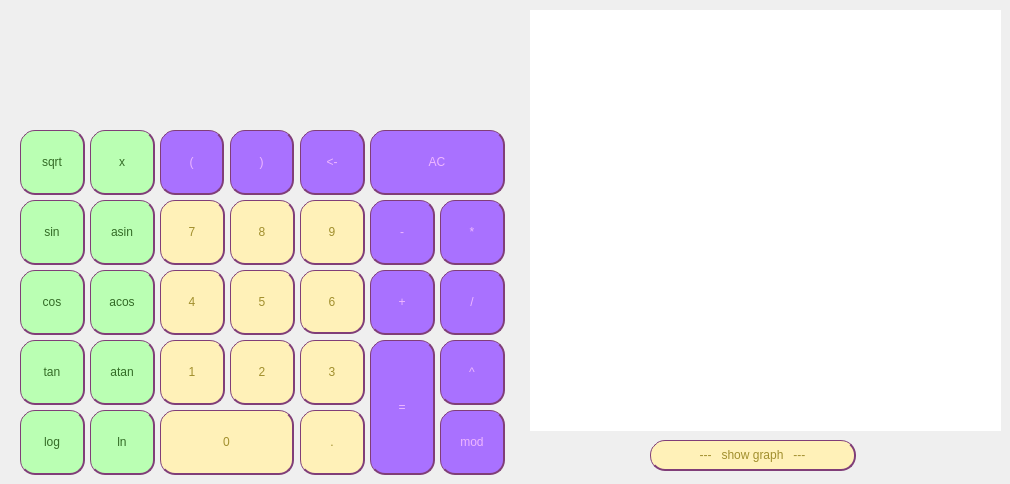
    <widget class="QWidget" name="tab">
     <attribute name="title">
      <string> calculator </string>
     </attribute>
     <widget class="QPushButton" name="pushButton_acos">
      <property name="geometry">
       <rect>
        <x>90</x>
        <y>270</y>
        <width>65</width>
        <height>65</height>
       </rect>
      </property>
      <property name="styleSheet">
       <string notr="true">QPushButton {
	background-color: rgb(186, 255, 179);
	font: 700 18pt &quot;Apple SD Gothic Neo&quot;;
	border: 1px solid rgb(128, 62, 120);
	border-bottom: 2px solid rgb(128, 62, 120);
	border-right: 2px solid rgb(128, 62, 120);
	border-radius: 15px;
	color: rgb(51, 107, 38);
}

QPushButton:hover{
	background-color: #a1de9b;
}

QPushButton:pressed {
	background-color:qlineargradient(spread:pad, x1:1, y1:0.529, x2:0.995025, y2:0.0230455, stop:0 rgba(26, 137, 62, 255), stop:1 rgba(201, 255, 180, 255));
}</string>
      </property>
      <property name="text">
       <string>acos</string>
      </property>
     </widget>
     <widget class="QCustomPlot" name="customPlot" native="true">
      <property name="geometry">
       <rect>
        <x>530</x>
        <y>10</y>
        <width>471</width>
        <height>421</height>
       </rect>
      </property>
      <property name="styleSheet">
       <string notr="true">background-color: white;
</string>
      </property>
     </widget>
     <widget class="QPushButton" name="pushButton_7">
      <property name="geometry">
       <rect>
        <x>160</x>
        <y>200</y>
        <width>65</width>
        <height>65</height>
       </rect>
      </property>
      <property name="styleSheet">
       <string notr="true">QPushButton {
	background-color: rgb(255, 241, 184);
	font: 700 18pt &quot;Apple SD Gothic Neo&quot;;
	border: 1px solid rgb(128, 62, 120);
	border-bottom: 2px solid rgb(128, 62, 120);
	border-right: 2px solid rgb(128, 62, 120);
	border-radius: 15px;
	color: rgb(161, 143, 45);
}

QPushButton:hover{
	background-color:#ded2a0;
}

QPushButton:pressed {
	background-color:qlineargradient(spread:pad, x1:1, y1:0.631, x2:1, y2:0, stop:0 rgba(186, 168, 0, 255), stop:1 rgba(255, 243, 169, 255));
}
</string>
      </property>
      <property name="text">
       <string>7</string>
      </property>
     </widget>
     <widget class="QPushButton" name="pushButton_show_graph">
      <property name="geometry">
       <rect>
        <x>650</x>
        <y>440</y>
        <width>206</width>
        <height>31</height>
       </rect>
      </property>
      <property name="styleSheet">
       <string notr="true">QPushButton {
	background-color: rgb(255, 241, 184);
	font: 700 18pt &quot;Apple SD Gothic Neo&quot;;
	border: 1px solid rgb(128, 62, 120);
	border-bottom: 2px solid rgb(128, 62, 120);
	border-right: 2px solid rgb(128, 62, 120);
	border-radius: 15px;
	color: rgb(161, 143, 45);
}

QPushButton:hover{
	background-color:#ded2a0;
}

QPushButton:pressed {
	background-color:qlineargradient(spread:pad, x1:1, y1:0.631, x2:1, y2:0, stop:0 rgba(186, 168, 0, 255), stop:1 rgba(255, 243, 169, 255));
}
</string>
      </property>
      <property name="text">
       <string>---   show graph   ---</string>
      </property>
     </widget>
     <widget class="QPushButton" name="pushButton_2">
      <property name="geometry">
       <rect>
        <x>230</x>
        <y>340</y>
        <width>65</width>
        <height>65</height>
       </rect>
      </property>
      <property name="styleSheet">
       <string notr="true">QPushButton {
	background-color: rgb(255, 241, 184);
	font: 700 18pt &quot;Apple SD Gothic Neo&quot;;
	border: 1px solid rgb(128, 62, 120);
	border-bottom: 2px solid rgb(128, 62, 120);
	border-right: 2px solid rgb(128, 62, 120);
	border-radius: 15px;
	color: rgb(161, 143, 45);
}

QPushButton:hover{
	background-color:#ded2a0;
}

QPushButton:pressed {
	background-color:qlineargradient(spread:pad, x1:1, y1:0.631, x2:1, y2:0, stop:0 rgba(186, 168, 0, 255), stop:1 rgba(255, 243, 169, 255));
}
</string>
      </property>
      <property name="text">
       <string>2</string>
      </property>
     </widget>
     <widget class="QPushButton" name="pushButton_mod">
      <property name="geometry">
       <rect>
        <x>440</x>
        <y>410</y>
        <width>65</width>
        <height>65</height>
       </rect>
      </property>
      <property name="styleSheet">
       <string notr="true">QPushButton {
	background-color: rgb(169, 113, 255);
	color: rgb(238, 183, 255);
	font: 700 18pt &quot;Apple SD Gothic Neo&quot;;
	border: 1px solid rgb(128, 62, 120);
	border-bottom: 2px solid rgb(128, 62, 120);
	border-right: 2px solid rgb(128, 62, 120);
	border-radius: 15px;
	
}

QPushButton:hover{
	background-color:rgb(148, 106, 219);
}

QPushButton:pressed {
	background-color:qlineargradient(spread:pad, x1:0.9801, y1:0.585227, x2:0.9801, y2:0, stop:0 rgba(112, 75, 180, 255), stop:1 rgba(187, 150, 255, 255));
}</string>
      </property>
      <property name="text">
       <string>mod</string>
      </property>
     </widget>
     <widget class="QPushButton" name="pushButton_ln">
      <property name="geometry">
       <rect>
        <x>90</x>
        <y>410</y>
        <width>65</width>
        <height>65</height>
       </rect>
      </property>
      <property name="styleSheet">
       <string notr="true">QPushButton {
	background-color: rgb(186, 255, 179);
	font: 700 18pt &quot;Apple SD Gothic Neo&quot;;
	border: 1px solid rgb(128, 62, 120);
	border-bottom: 2px solid rgb(128, 62, 120);
	border-right: 2px solid rgb(128, 62, 120);
	border-radius: 15px;
	color: rgb(51, 107, 38);
}

QPushButton:hover{
	background-color: #a1de9b;
}

QPushButton:pressed {
	background-color:qlineargradient(spread:pad, x1:1, y1:0.529, x2:0.995025, y2:0.0230455, stop:0 rgba(26, 137, 62, 255), stop:1 rgba(201, 255, 180, 255));
}</string>
      </property>
      <property name="text">
       <string>ln</string>
      </property>
     </widget>
     <widget class="QPushButton" name="pushButton_sqrt">
      <property name="geometry">
       <rect>
        <x>20</x>
        <y>130</y>
        <width>65</width>
        <height>65</height>
       </rect>
      </property>
      <property name="styleSheet">
       <string notr="true">QPushButton {
	background-color: rgb(186, 255, 179);
	font: 700 18pt &quot;Apple SD Gothic Neo&quot;;
	border: 1px solid rgb(128, 62, 120);
	border-bottom: 2px solid rgb(128, 62, 120);
	border-right: 2px solid rgb(128, 62, 120);
	border-radius: 15px;
	color: rgb(51, 107, 38);
}

QPushButton:hover{
	background-color: #a1de9b;
}

QPushButton:pressed {
	background-color:qlineargradient(spread:pad, x1:1, y1:0.529, x2:0.995025, y2:0.0230455, stop:0 rgba(26, 137, 62, 255), stop:1 rgba(201, 255, 180, 255));
}</string>
      </property>
      <property name="text">
       <string>sqrt</string>
      </property>
     </widget>
     <widget class="QPushButton" name="pushButton_1">
      <property name="geometry">
       <rect>
        <x>160</x>
        <y>340</y>
        <width>65</width>
        <height>65</height>
       </rect>
      </property>
      <property name="styleSheet">
       <string notr="true">QPushButton {
	background-color: rgb(255, 241, 184);
	font: 700 18pt &quot;Apple SD Gothic Neo&quot;;
	border: 1px solid rgb(128, 62, 120);
	border-bottom: 2px solid rgb(128, 62, 120);
	border-right: 2px solid rgb(128, 62, 120);
	border-radius: 15px;
	color: rgb(161, 143, 45);
}

QPushButton:hover{
	background-color:#ded2a0;
}

QPushButton:pressed {
	background-color:qlineargradient(spread:pad, x1:1, y1:0.631, x2:1, y2:0, stop:0 rgba(186, 168, 0, 255), stop:1 rgba(255, 243, 169, 255));
}
</string>
      </property>
      <property name="text">
       <string>1</string>
      </property>
     </widget>
     <widget class="QPushButton" name="pushButton_8">
      <property name="geometry">
       <rect>
        <x>230</x>
        <y>200</y>
        <width>65</width>
        <height>65</height>
       </rect>
      </property>
      <property name="styleSheet">
       <string notr="true">QPushButton {
	background-color: rgb(255, 241, 184);
	font: 700 18pt &quot;Apple SD Gothic Neo&quot;;
	border: 1px solid rgb(128, 62, 120);
	border-bottom: 2px solid rgb(128, 62, 120);
	border-right: 2px solid rgb(128, 62, 120);
	border-radius: 15px;
	color: rgb(161, 143, 45);
}

QPushButton:hover{
	background-color:#ded2a0;
}

QPushButton:pressed {
	background-color:qlineargradient(spread:pad, x1:1, y1:0.631, x2:1, y2:0, stop:0 rgba(186, 168, 0, 255), stop:1 rgba(255, 243, 169, 255));
}
</string>
      </property>
      <property name="text">
       <string>8</string>
      </property>
     </widget>
     <widget class="QPushButton" name="pushButton_plus">
      <property name="geometry">
       <rect>
        <x>370</x>
        <y>270</y>
        <width>65</width>
        <height>65</height>
       </rect>
      </property>
      <property name="styleSheet">
       <string notr="true">QPushButton {
	background-color: rgb(169, 113, 255);
	color: rgb(238, 183, 255);
	font: 700 18pt &quot;Apple SD Gothic Neo&quot;;
	border: 1px solid rgb(128, 62, 120);
	border-bottom: 2px solid rgb(128, 62, 120);
	border-right: 2px solid rgb(128, 62, 120);
	border-radius: 15px;
	
}

QPushButton:hover{
	background-color:rgb(148, 106, 219);
}

QPushButton:pressed {
	background-color:qlineargradient(spread:pad, x1:0.9801, y1:0.585227, x2:0.9801, y2:0, stop:0 rgba(112, 75, 180, 255), stop:1 rgba(187, 150, 255, 255));
}</string>
      </property>
      <property name="text">
       <string>+</string>
      </property>
     </widget>
     <widget class="QPushButton" name="pushButton_close_bracket">
      <property name="geometry">
       <rect>
        <x>230</x>
        <y>130</y>
        <width>64</width>
        <height>65</height>
       </rect>
      </property>
      <property name="styleSheet">
       <string notr="true">QPushButton {
	background-color: rgb(169, 113, 255);
	color: rgb(238, 183, 255);
	font: 700 18pt &quot;Apple SD Gothic Neo&quot;;
	border: 1px solid rgb(128, 62, 120);
	border-bottom: 2px solid rgb(128, 62, 120);
	border-right: 2px solid rgb(128, 62, 120);
	border-radius: 15px;
	
}

QPushButton:hover{
	background-color:rgb(148, 106, 219);
}

QPushButton:pressed {
	background-color:qlineargradient(spread:pad, x1:0.9801, y1:0.585227, x2:0.9801, y2:0, stop:0 rgba(112, 75, 180, 255), stop:1 rgba(187, 150, 255, 255));
}</string>
      </property>
      <property name="text">
       <string>)</string>
      </property>
     </widget>
     <widget class="QPushButton" name="pushButton_cos">
      <property name="geometry">
       <rect>
        <x>20</x>
        <y>270</y>
        <width>65</width>
        <height>65</height>
       </rect>
      </property>
      <property name="styleSheet">
       <string notr="true">QPushButton {
	background-color: rgb(186, 255, 179);
	font: 700 18pt &quot;Apple SD Gothic Neo&quot;;
	border: 1px solid rgb(128, 62, 120);
	border-bottom: 2px solid rgb(128, 62, 120);
	border-right: 2px solid rgb(128, 62, 120);
	border-radius: 15px;
	color: rgb(51, 107, 38);
}

QPushButton:hover{
	background-color: #a1de9b;
}

QPushButton:pressed {
	background-color:qlineargradient(spread:pad, x1:1, y1:0.529, x2:0.995025, y2:0.0230455, stop:0 rgba(26, 137, 62, 255), stop:1 rgba(201, 255, 180, 255));
}</string>
      </property>
      <property name="text">
       <string>cos</string>
      </property>
     </widget>
     <widget class="QPushButton" name="pushButton_asin">
      <property name="geometry">
       <rect>
        <x>90</x>
        <y>200</y>
        <width>65</width>
        <height>65</height>
       </rect>
      </property>
      <property name="styleSheet">
       <string notr="true">QPushButton {
	background-color: rgb(186, 255, 179);
	font: 700 18pt &quot;Apple SD Gothic Neo&quot;;
	border: 1px solid rgb(128, 62, 120);
	border-bottom: 2px solid rgb(128, 62, 120);
	border-right: 2px solid rgb(128, 62, 120);
	border-radius: 15px;
	color: rgb(51, 107, 38);
}

QPushButton:hover{
	background-color: #a1de9b;
}

QPushButton:pressed {
	background-color:qlineargradient(spread:pad, x1:1, y1:0.529, x2:0.995025, y2:0.0230455, stop:0 rgba(26, 137, 62, 255), stop:1 rgba(201, 255, 180, 255));
}</string>
      </property>
      <property name="text">
       <string>asin</string>
      </property>
     </widget>
     <widget class="QPushButton" name="pushButton_dot">
      <property name="geometry">
       <rect>
        <x>300</x>
        <y>410</y>
        <width>65</width>
        <height>65</height>
       </rect>
      </property>
      <property name="styleSheet">
       <string notr="true">QPushButton {
	background-color: rgb(255, 241, 184);
	font: 700 18pt &quot;Apple SD Gothic Neo&quot;;
	border: 1px solid rgb(128, 62, 120);
	border-bottom: 2px solid rgb(128, 62, 120);
	border-right: 2px solid rgb(128, 62, 120);
	border-radius: 15px;
	color: rgb(161, 143, 45);
}

QPushButton:hover{
	background-color:#ded2a0;
}

QPushButton:pressed {
	background-color:qlineargradient(spread:pad, x1:1, y1:0.631, x2:1, y2:0, stop:0 rgba(186, 168, 0, 255), stop:1 rgba(255, 243, 169, 255));
}
</string>
      </property>
      <property name="text">
       <string>.</string>
      </property>
     </widget>
     <widget class="QPushButton" name="pushButton_0">
      <property name="geometry">
       <rect>
        <x>160</x>
        <y>410</y>
        <width>134</width>
        <height>65</height>
       </rect>
      </property>
      <property name="styleSheet">
       <string notr="true">QPushButton {
	background-color: rgb(255, 241, 184);
	font: 700 18pt &quot;Apple SD Gothic Neo&quot;;
	border: 1px solid rgb(128, 62, 120);
	border-bottom: 2px solid rgb(128, 62, 120);
	border-right: 2px solid rgb(128, 62, 120);
	border-radius: 15px;
	color: rgb(161, 143, 45);
}

QPushButton:hover{
	background-color:#ded2a0;
}

QPushButton:pressed {
	background-color:qlineargradient(spread:pad, x1:1, y1:0.631, x2:1, y2:0, stop:0 rgba(186, 168, 0, 255), stop:1 rgba(255, 243, 169, 255));
}

</string>
      </property>
      <property name="text">
       <string>0</string>
      </property>
     </widget>
     <widget class="QPushButton" name="pushButton_equal">
      <property name="geometry">
       <rect>
        <x>370</x>
        <y>340</y>
        <width>65</width>
        <height>135</height>
       </rect>
      </property>
      <property name="styleSheet">
       <string notr="true">QPushButton {
	background-color: rgb(169, 113, 255);
	color: rgb(238, 183, 255);
	font: 700 18pt &quot;Apple SD Gothic Neo&quot;;
	border: 1px solid rgb(128, 62, 120);
	border-bottom: 2px solid rgb(128, 62, 120);
	border-right: 2px solid rgb(128, 62, 120);
	border-radius: 15px;
	
}

QPushButton:hover{
	background-color:rgb(148, 106, 219);
}

QPushButton:pressed {
	background-color:qlineargradient(spread:pad, x1:0.9801, y1:0.585227, x2:0.9801, y2:0, stop:0 rgba(112, 75, 180, 255), stop:1 rgba(187, 150, 255, 255));
}</string>
      </property>
      <property name="text">
       <string>=</string>
      </property>
     </widget>
     <widget class="QPushButton" name="pushButton_pow">
      <property name="geometry">
       <rect>
        <x>440</x>
        <y>340</y>
        <width>65</width>
        <height>65</height>
       </rect>
      </property>
      <property name="styleSheet">
       <string notr="true">QPushButton {
	background-color: rgb(169, 113, 255);
	color: rgb(238, 183, 255);
	font: 700 18pt &quot;Apple SD Gothic Neo&quot;;
	border: 1px solid rgb(128, 62, 120);
	border-bottom: 2px solid rgb(128, 62, 120);
	border-right: 2px solid rgb(128, 62, 120);
	border-radius: 15px;
	
}

QPushButton:hover{
	background-color:rgb(148, 106, 219);
}

QPushButton:pressed {
	background-color:qlineargradient(spread:pad, x1:0.9801, y1:0.585227, x2:0.9801, y2:0, stop:0 rgba(112, 75, 180, 255), stop:1 rgba(187, 150, 255, 255));
}</string>
      </property>
      <property name="text">
       <string>^</string>
      </property>
     </widget>
     <widget class="QPushButton" name="pushButton_mul">
      <property name="geometry">
       <rect>
        <x>440</x>
        <y>200</y>
        <width>65</width>
        <height>65</height>
       </rect>
      </property>
      <property name="styleSheet">
       <string notr="true">QPushButton {
	background-color: rgb(169, 113, 255);
	color: rgb(238, 183, 255);
	font: 700 18pt &quot;Apple SD Gothic Neo&quot;;
	border: 1px solid rgb(128, 62, 120);
	border-bottom: 2px solid rgb(128, 62, 120);
	border-right: 2px solid rgb(128, 62, 120);
	border-radius: 15px;
	
}

QPushButton:hover{
	background-color:rgb(148, 106, 219);
}

QPushButton:pressed {
	background-color:qlineargradient(spread:pad, x1:0.9801, y1:0.585227, x2:0.9801, y2:0, stop:0 rgba(112, 75, 180, 255), stop:1 rgba(187, 150, 255, 255));
}</string>
      </property>
      <property name="text">
       <string>*</string>
      </property>
     </widget>
     <widget class="QPushButton" name="pushButton_open_bracket">
      <property name="geometry">
       <rect>
        <x>160</x>
        <y>130</y>
        <width>64</width>
        <height>65</height>
       </rect>
      </property>
      <property name="styleSheet">
       <string notr="true">QPushButton {
	background-color: rgb(169, 113, 255);
	color: rgb(238, 183, 255);
	font: 700 18pt &quot;Apple SD Gothic Neo&quot;;
	border: 1px solid rgb(128, 62, 120);
	border-bottom: 2px solid rgb(128, 62, 120);
	border-right: 2px solid rgb(128, 62, 120);
	border-radius: 15px;
	
}

QPushButton:hover{
	background-color:rgb(148, 106, 219);
}

QPushButton:pressed {
	background-color:qlineargradient(spread:pad, x1:0.9801, y1:0.585227, x2:0.9801, y2:0, stop:0 rgba(112, 75, 180, 255), stop:1 rgba(187, 150, 255, 255));
}</string>
      </property>
      <property name="text">
       <string>(</string>
      </property>
     </widget>
     <widget class="QPushButton" name="pushButton_div">
      <property name="geometry">
       <rect>
        <x>440</x>
        <y>270</y>
        <width>65</width>
        <height>65</height>
       </rect>
      </property>
      <property name="styleSheet">
       <string notr="true">QPushButton {
	background-color: rgb(169, 113, 255);
	color: rgb(238, 183, 255);
	font: 700 18pt &quot;Apple SD Gothic Neo&quot;;
	border: 1px solid rgb(128, 62, 120);
	border-bottom: 2px solid rgb(128, 62, 120);
	border-right: 2px solid rgb(128, 62, 120);
	border-radius: 15px;
	
}

QPushButton:hover{
	background-color:rgb(148, 106, 219);
}

QPushButton:pressed {
	background-color:qlineargradient(spread:pad, x1:0.9801, y1:0.585227, x2:0.9801, y2:0, stop:0 rgba(112, 75, 180, 255), stop:1 rgba(187, 150, 255, 255));
}</string>
      </property>
      <property name="text">
       <string>/</string>
      </property>
     </widget>
     <widget class="QPushButton" name="pushButton_atan">
      <property name="geometry">
       <rect>
        <x>90</x>
        <y>340</y>
        <width>65</width>
        <height>65</height>
       </rect>
      </property>
      <property name="styleSheet">
       <string notr="true">QPushButton {
	background-color: rgb(186, 255, 179);
	font: 700 18pt &quot;Apple SD Gothic Neo&quot;;
	border: 1px solid rgb(128, 62, 120);
	border-bottom: 2px solid rgb(128, 62, 120);
	border-right: 2px solid rgb(128, 62, 120);
	border-radius: 15px;
	color: rgb(51, 107, 38);
}

QPushButton:hover{
	background-color: #a1de9b;
}

QPushButton:pressed {
	background-color:qlineargradient(spread:pad, x1:1, y1:0.529, x2:0.995025, y2:0.0230455, stop:0 rgba(26, 137, 62, 255), stop:1 rgba(201, 255, 180, 255));
}</string>
      </property>
      <property name="text">
       <string>atan</string>
      </property>
     </widget>
     <widget class="QPushButton" name="pushButton_3">
      <property name="geometry">
       <rect>
        <x>300</x>
        <y>340</y>
        <width>65</width>
        <height>65</height>
       </rect>
      </property>
      <property name="styleSheet">
       <string notr="true">QPushButton {
	background-color: rgb(255, 241, 184);
	font: 700 18pt &quot;Apple SD Gothic Neo&quot;;
	border: 1px solid rgb(128, 62, 120);
	border-bottom: 2px solid rgb(128, 62, 120);
	border-right: 2px solid rgb(128, 62, 120);
	border-radius: 15px;
	color: rgb(161, 143, 45);
}

QPushButton:hover{
	background-color:#ded2a0;
}

QPushButton:pressed {
	background-color:qlineargradient(spread:pad, x1:1, y1:0.631, x2:1, y2:0, stop:0 rgba(186, 168, 0, 255), stop:1 rgba(255, 243, 169, 255));
}
</string>
      </property>
      <property name="text">
       <string>3</string>
      </property>
     </widget>
     <widget class="QPushButton" name="pushButton_5">
      <property name="geometry">
       <rect>
        <x>230</x>
        <y>270</y>
        <width>65</width>
        <height>65</height>
       </rect>
      </property>
      <property name="styleSheet">
       <string notr="true">QPushButton {
	background-color: rgb(255, 241, 184);
	font: 700 18pt &quot;Apple SD Gothic Neo&quot;;
	border: 1px solid rgb(128, 62, 120);
	border-bottom: 2px solid rgb(128, 62, 120);
	border-right: 2px solid rgb(128, 62, 120);
	border-radius: 15px;
	color: rgb(161, 143, 45);
}

QPushButton:hover{
	background-color:#ded2a0;
}

QPushButton:pressed {
	background-color:qlineargradient(spread:pad, x1:1, y1:0.631, x2:1, y2:0, stop:0 rgba(186, 168, 0, 255), stop:1 rgba(255, 243, 169, 255));
}
</string>
      </property>
      <property name="text">
       <string>5</string>
      </property>
     </widget>
     <widget class="QPushButton" name="pushButton_sin">
      <property name="geometry">
       <rect>
        <x>20</x>
        <y>200</y>
        <width>65</width>
        <height>65</height>
       </rect>
      </property>
      <property name="styleSheet">
       <string notr="true">QPushButton {
	background-color: rgb(186, 255, 179);
	font: 700 18pt &quot;Apple SD Gothic Neo&quot;;
	border: 1px solid rgb(128, 62, 120);
	border-bottom: 2px solid rgb(128, 62, 120);
	border-right: 2px solid rgb(128, 62, 120);
	border-radius: 15px;
	color: rgb(51, 107, 38);
}

QPushButton:hover{
	background-color: #a1de9b;
}

QPushButton:pressed {
	background-color:qlineargradient(spread:pad, x1:1, y1:0.529, x2:0.995025, y2:0.0230455, stop:0 rgba(26, 137, 62, 255), stop:1 rgba(201, 255, 180, 255));
}</string>
      </property>
      <property name="text">
       <string>sin</string>
      </property>
     </widget>
     <widget class="QPushButton" name="pushButton_x">
      <property name="geometry">
       <rect>
        <x>90</x>
        <y>130</y>
        <width>65</width>
        <height>65</height>
       </rect>
      </property>
      <property name="styleSheet">
       <string notr="true">QPushButton {
	background-color: rgb(186, 255, 179);
	font: 700 18pt &quot;Apple SD Gothic Neo&quot;;
	border: 1px solid rgb(128, 62, 120);
	border-bottom: 2px solid rgb(128, 62, 120);
	border-right: 2px solid rgb(128, 62, 120);
	border-radius: 15px;
	color: rgb(51, 107, 38);
}

QPushButton:hover{
	background-color: #a1de9b;
}

QPushButton:pressed {
	background-color:qlineargradient(spread:pad, x1:1, y1:0.529, x2:0.995025, y2:0.0230455, stop:0 rgba(26, 137, 62, 255), stop:1 rgba(201, 255, 180, 255));
}</string>
      </property>
      <property name="text">
       <string>x</string>
      </property>
     </widget>
     <widget class="QPushButton" name="pushButton_4">
      <property name="geometry">
       <rect>
        <x>160</x>
        <y>270</y>
        <width>65</width>
        <height>65</height>
       </rect>
      </property>
      <property name="styleSheet">
       <string notr="true">QPushButton {
	background-color: rgb(255, 241, 184);
	font: 700 18pt &quot;Apple SD Gothic Neo&quot;;
	border: 1px solid rgb(128, 62, 120);
	border-bottom: 2px solid rgb(128, 62, 120);
	border-right: 2px solid rgb(128, 62, 120);
	border-radius: 15px;
	color: rgb(161, 143, 45);
}

QPushButton:hover{
	background-color:#ded2a0;
}

QPushButton:pressed {
	background-color:qlineargradient(spread:pad, x1:1, y1:0.631, x2:1, y2:0, stop:0 rgba(186, 168, 0, 255), stop:1 rgba(255, 243, 169, 255));
}
</string>
      </property>
      <property name="text">
       <string>4</string>
      </property>
     </widget>
     <widget class="QPushButton" name="pushButton_AC">
      <property name="geometry">
       <rect>
        <x>370</x>
        <y>130</y>
        <width>135</width>
        <height>65</height>
       </rect>
      </property>
      <property name="styleSheet">
       <string notr="true">QPushButton {
	background-color: rgb(169, 113, 255);
	color: rgb(238, 183, 255);
	font: 700 18pt &quot;Apple SD Gothic Neo&quot;;
	border: 1px solid rgb(128, 62, 120);
	border-bottom: 2px solid rgb(128, 62, 120);
	border-right: 2px solid rgb(128, 62, 120);
	border-radius: 15px;
	
}

QPushButton:hover{
	background-color:rgb(148, 106, 219);
}

QPushButton:pressed {
	background-color:qlineargradient(spread:pad, x1:0.9801, y1:0.585227, x2:0.9801, y2:0, stop:0 rgba(112, 75, 180, 255), stop:1 rgba(187, 150, 255, 255));
}</string>
      </property>
      <property name="text">
       <string>AC</string>
      </property>
     </widget>
     <widget class="QPushButton" name="pushButton_9">
      <property name="geometry">
       <rect>
        <x>300</x>
        <y>200</y>
        <width>65</width>
        <height>65</height>
       </rect>
      </property>
      <property name="styleSheet">
       <string notr="true">QPushButton {
	background-color: rgb(255, 241, 184);
	font: 700 18pt &quot;Apple SD Gothic Neo&quot;;
	border: 1px solid rgb(128, 62, 120);
	border-bottom: 2px solid rgb(128, 62, 120);
	border-right: 2px solid rgb(128, 62, 120);
	border-radius: 15px;
	color: rgb(161, 143, 45);
}

QPushButton:hover{
	background-color:#ded2a0;
}

QPushButton:pressed {
	background-color:qlineargradient(spread:pad, x1:1, y1:0.631, x2:1, y2:0, stop:0 rgba(186, 168, 0, 255), stop:1 rgba(255, 243, 169, 255));
}
</string>
      </property>
      <property name="text">
       <string>9</string>
      </property>
     </widget>
     <widget class="QPushButton" name="pushButton_minus">
      <property name="geometry">
       <rect>
        <x>370</x>
        <y>200</y>
        <width>65</width>
        <height>65</height>
       </rect>
      </property>
      <property name="styleSheet">
       <string notr="true">QPushButton {
	background-color: rgb(169, 113, 255);
	color: rgb(238, 183, 255);
	font: 700 18pt &quot;Apple SD Gothic Neo&quot;;
	border: 1px solid rgb(128, 62, 120);
	border-bottom: 2px solid rgb(128, 62, 120);
	border-right: 2px solid rgb(128, 62, 120);
	border-radius: 15px;
	
}

QPushButton:hover{
	background-color:rgb(148, 106, 219);
}

QPushButton:pressed {
	background-color:qlineargradient(spread:pad, x1:0.9801, y1:0.585227, x2:0.9801, y2:0, stop:0 rgba(112, 75, 180, 255), stop:1 rgba(187, 150, 255, 255));
}</string>
      </property>
      <property name="text">
       <string>-</string>
      </property>
     </widget>
     <widget class="QPushButton" name="pushButton_log">
      <property name="geometry">
       <rect>
        <x>20</x>
        <y>410</y>
        <width>65</width>
        <height>65</height>
       </rect>
      </property>
      <property name="styleSheet">
       <string notr="true">QPushButton {
	background-color: rgb(186, 255, 179);
	font: 700 18pt &quot;Apple SD Gothic Neo&quot;;
	border: 1px solid rgb(128, 62, 120);
	border-bottom: 2px solid rgb(128, 62, 120);
	border-right: 2px solid rgb(128, 62, 120);
	border-radius: 15px;
	color: rgb(51, 107, 38);
}

QPushButton:hover{
	background-color: #a1de9b;
}

QPushButton:pressed {
	background-color:qlineargradient(spread:pad, x1:1, y1:0.529, x2:0.995025, y2:0.0230455, stop:0 rgba(26, 137, 62, 255), stop:1 rgba(201, 255, 180, 255));
}</string>
      </property>
      <property name="text">
       <string>log</string>
      </property>
     </widget>
     <widget class="QPushButton" name="pushButton_6">
      <property name="geometry">
       <rect>
        <x>300</x>
        <y>270</y>
        <width>65</width>
        <height>64</height>
       </rect>
      </property>
      <property name="styleSheet">
       <string notr="true">QPushButton {
	background-color: rgb(255, 241, 184);
	font: 700 18pt &quot;Apple SD Gothic Neo&quot;;
	border: 1px solid rgb(128, 62, 120);
	border-bottom: 2px solid rgb(128, 62, 120);
	border-right: 2px solid rgb(128, 62, 120);
	border-radius: 15px;
	color: rgb(161, 143, 45);
}

QPushButton:hover{
	background-color:#ded2a0;
}

QPushButton:pressed {
	background-color:qlineargradient(spread:pad, x1:1, y1:0.631, x2:1, y2:0, stop:0 rgba(186, 168, 0, 255), stop:1 rgba(255, 243, 169, 255));
}
</string>
      </property>
      <property name="text">
       <string>6</string>
      </property>
     </widget>
     <widget class="QPushButton" name="pushButton_tan">
      <property name="geometry">
       <rect>
        <x>20</x>
        <y>340</y>
        <width>65</width>
        <height>65</height>
       </rect>
      </property>
      <property name="styleSheet">
       <string notr="true">QPushButton {
	background-color: rgb(186, 255, 179);
	font: 700 18pt &quot;Apple SD Gothic Neo&quot;;
	border: 1px solid rgb(128, 62, 120);
	border-bottom: 2px solid rgb(128, 62, 120);
	border-right: 2px solid rgb(128, 62, 120);
	border-radius: 15px;
	color: rgb(51, 107, 38);
}

QPushButton:hover{
	background-color: #a1de9b;
}

QPushButton:pressed {
	background-color:qlineargradient(spread:pad, x1:1, y1:0.529, x2:0.995025, y2:0.0230455, stop:0 rgba(26, 137, 62, 255), stop:1 rgba(201, 255, 180, 255));
}</string>
      </property>
      <property name="text">
       <string>tan</string>
      </property>
     </widget>
     <widget class="QPushButton" name="pushButton_back">
      <property name="geometry">
       <rect>
        <x>300</x>
        <y>130</y>
        <width>65</width>
        <height>65</height>
       </rect>
      </property>
      <property name="styleSheet">
       <string notr="true">QPushButton {
	background-color: rgb(169, 113, 255);
	color: rgb(238, 183, 255);
	font: 700 18pt &quot;Apple SD Gothic Neo&quot;;
	border: 1px solid rgb(128, 62, 120);
	border-bottom: 2px solid rgb(128, 62, 120);
	border-right: 2px solid rgb(128, 62, 120);
	border-radius: 15px;
	
}

QPushButton:hover{
	background-color:rgb(148, 106, 219);
}

QPushButton:pressed {
	background-color:qlineargradient(spread:pad, x1:0.9801, y1:0.585227, x2:0.9801, y2:0, stop:0 rgba(112, 75, 180, 255), stop:1 rgba(187, 150, 255, 255));
}</string>
      </property>
      <property name="text">
       <string>&lt;-</string>
      </property>
     </widget>
     <widget class="QLabel" name="result_show">
      <property name="geometry">
       <rect>
        <x>20</x>
        <y>10</y>
        <width>485</width>
        <height>111</height>
       </rect>
      </property>
      <property name="styleSheet">
       <string notr="true">QLabel {
	color: rgb(42, 41, 42);
	background-color: rgb(100, 99, 101);
	border-radius: 20px;
	border: 1px solid gray;
	font: 700 24pt &quot;Apple SD Gothic Neo&quot;;
}

background-color : white;</string>
      </property>
      <property name="text">
       <string/>
      </property>
      <property name="alignment">
       <set>Qt::AlignRight|Qt::AlignTrailing|Qt::AlignVCenter</set>
      </property>
     </widget>
    </widget>
